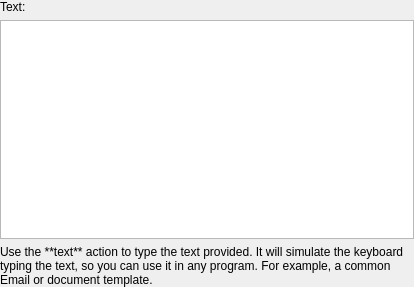
<?xml version="1.0" encoding="UTF-8"?>
<ui version="4.0">
 <class>text</class>
 <widget class="QWidget" name="text">
  <property name="geometry">
   <rect>
    <x>0</x>
    <y>0</y>
    <width>414</width>
    <height>287</height>
   </rect>
  </property>
  <property name="windowTitle">
   <string>Form</string>
  </property>
  <layout class="QVBoxLayout" name="verticalLayout">
   <property name="leftMargin">
    <number>0</number>
   </property>
   <property name="topMargin">
    <number>0</number>
   </property>
   <property name="rightMargin">
    <number>0</number>
   </property>
   <property name="bottomMargin">
    <number>0</number>
   </property>
   <item>
    <layout class="QVBoxLayout" name="verticalLayout_2">
     <item>
      <widget class="QLabel" name="label">
       <property name="text">
        <string>Text:</string>
       </property>
      </widget>
     </item>
     <item>
      <widget class="QTextEdit" name="textEdit"/>
     </item>
     <item>
      <widget class="QLabel" name="label_2">
       <property name="sizePolicy">
        <sizepolicy hsizetype="Preferred" vsizetype="Preferred">
         <horstretch>0</horstretch>
         <verstretch>0</verstretch>
        </sizepolicy>
       </property>
       <property name="text">
        <string>Use the **text** action to type the text provided. It will simulate the keyboard typing the text, so you can use it in any program. For example, a common Email or document template.</string>
       </property>
       <property name="textFormat">
        <enum>Qt::MarkdownText</enum>
       </property>
       <property name="alignment">
        <set>Qt::AlignLeading|Qt::AlignLeft|Qt::AlignTop</set>
       </property>
       <property name="wordWrap">
        <bool>true</bool>
       </property>
      </widget>
     </item>
    </layout>
   </item>
  </layout>
 </widget>
 <resources/>
 <connections/>
</ui>
